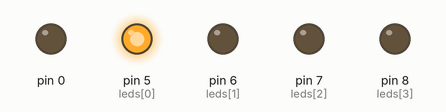
This sketch was run on a simulated Arduino Uno, built with avr-gcc and run on an emulated ATmega328P. On the bench: output pins drawn as LEDs (lit = HIGH).

Above: at 0.1 s.
At 0.9 s:
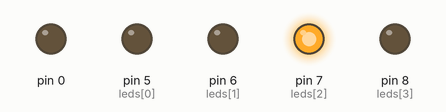
At 1.3 s:
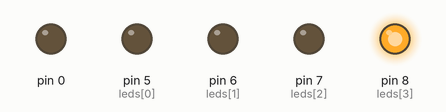
At 1.7 s:
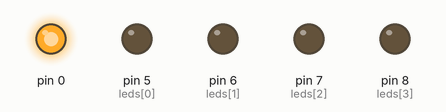
At 3.7 s:
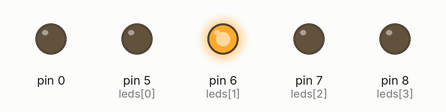
At 7.1 s:
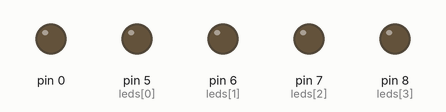
Timing chart, 0 to 7.4 s (numbered marks = the images above):
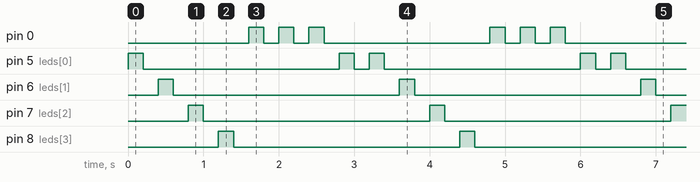

Measured:
- by itself, pin 0: repeats every 3.2 s: 2 × (LOW 0.20 s, HIGH 0.20 s), LOW 2.2 s, HIGH 0.20 s
- by itself, pin 5 (leds[0]): repeats every 3.2 s: LOW 2.6 s, HIGH 0.20 s, LOW 0.20 s, HIGH 0.20 s
- by itself, pin 6 (leds[1]), pin 7 (leds[2]), pin 8 (leds[3]): alternates HIGH for 0.20 s and LOW for 3.0 s

The sketch:

P3.ino
```cpp
const int leds[] = {5, 6, 7, 8};
int waitTime = 200;

void setup() {
  for(int i = 0; i < sizeof(leds); i++)
    pinMode(leds[i], OUTPUT);
}

void loop() {
  for(int i = 0; i < sizeof(leds); i++) {
    digitalWrite(leds[i], HIGH);
    delay(waitTime);
    digitalWrite(leds[i], LOW);
    delay(waitTime);
  }
}
```
